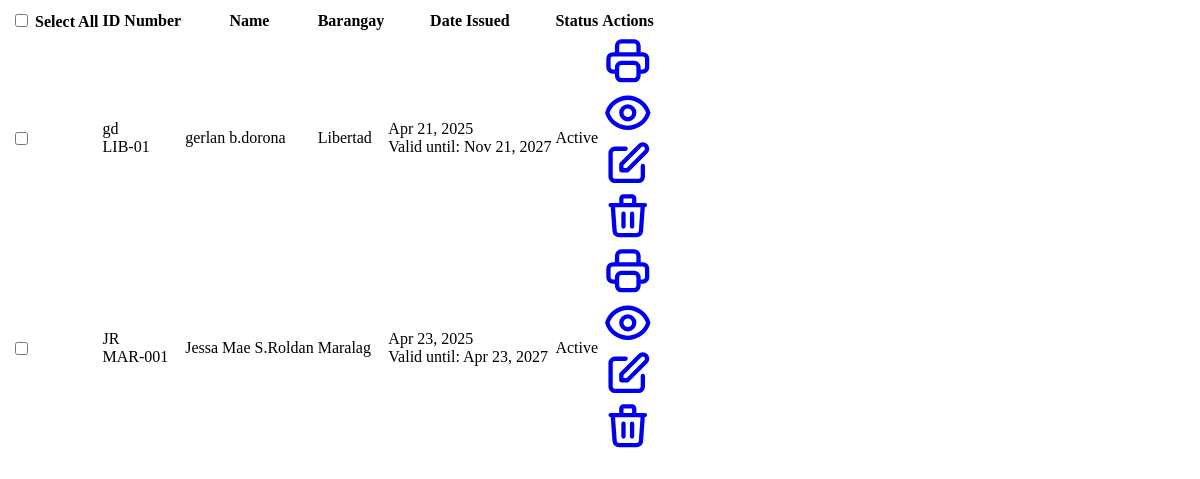
/dashboard/id-cards/search/, run on an earlier commit of the app's database.
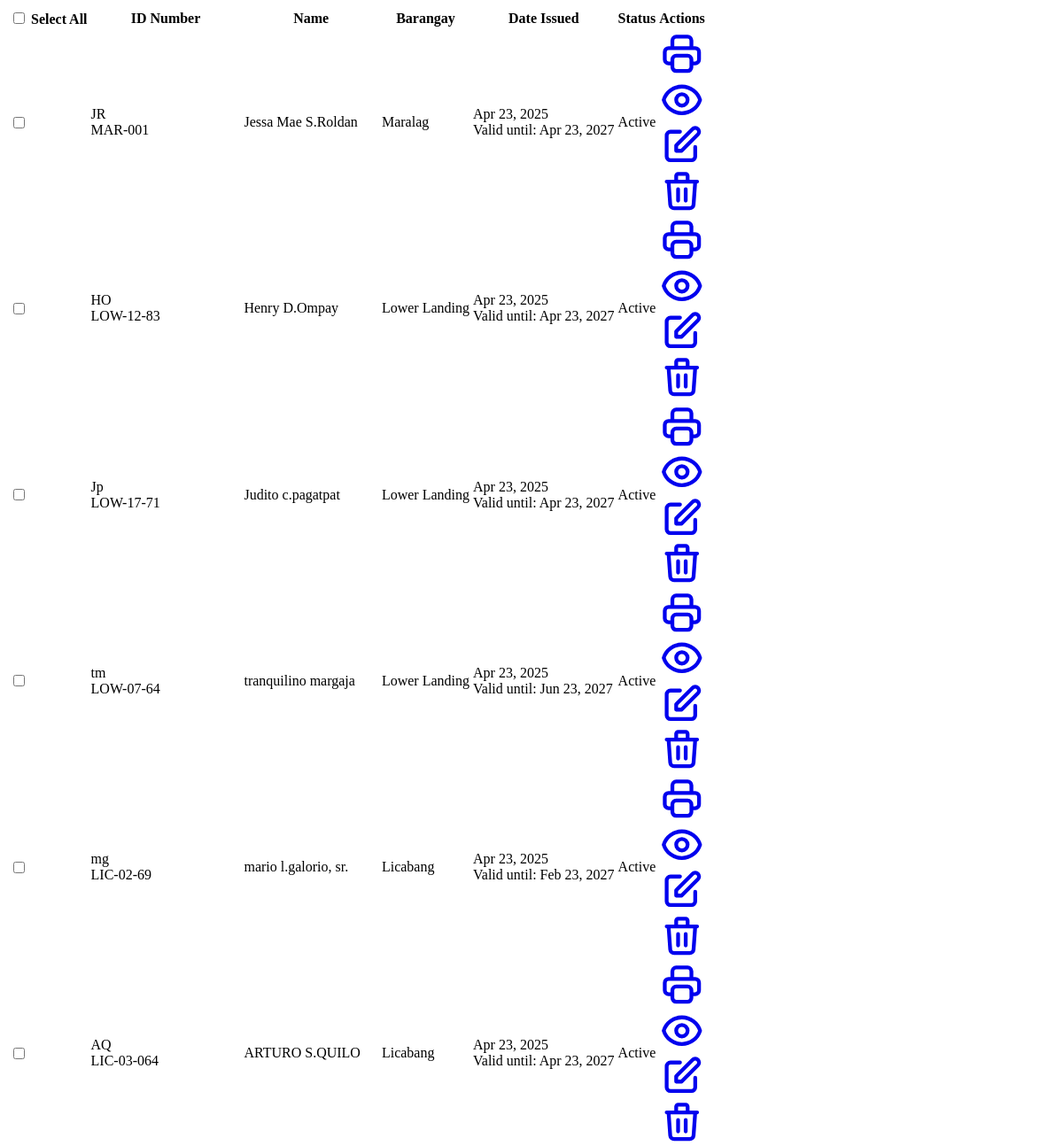
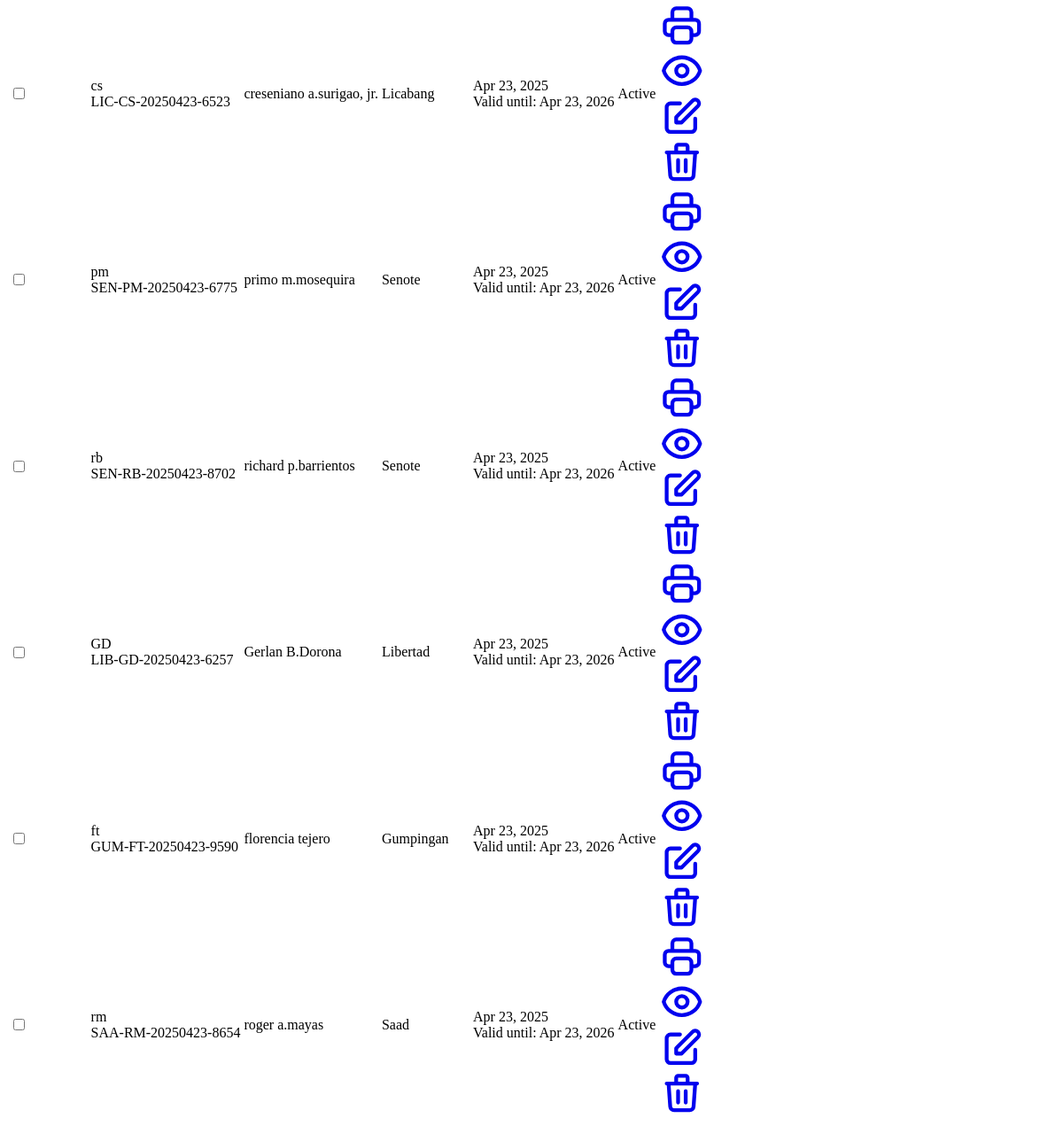
And on a later commit of the database (2 pictures, top to bottom).
### core/models.py (models this page shows, shortened)
class IdentificationCard(models.Model):
    person = models.ForeignKey(Person, on_delete=models.CASCADE, related_name='id_cards')
    id_number = models.CharField(max_length=50, unique=True)
    date_issued = models.DateField()
    valid_until = models.DateField()
    is_active = models.BooleanField(default=True)
    issued_by = models.CharField(max_length=255)
    purpose = models.CharField(max_length=255, blank=True)
    remarks = models.TextField(blank=True)
    class Meta:
        verbose_name_plural = 'Identification Cards'

class Person(models.Model):
    GENDER_CHOICES = [
        ('M', 'Male'),
        ('F', 'Female'),
        ('O', 'Other'),
    ]
    CIVIL_STATUS_CHOICES = [
        ('S', 'Single'),
        ('M', 'Married'),
        ('W', 'Widowed'),
        ('D', 'Divorced'),
        ('SP', 'Separated'),
        ('L', 'Live-in'),
    ]
    id = models.UUIDField(primary_key=True, default=uuid.uuid4, editable=False)
    barangay = models.ForeignKey(Barangay, on_delete=models.CASCADE, related_name='residents')
    user = models.OneToOneField(User, on_delete=models.SET_NULL, null=True, blank=True, related_name='profile')
    last_name = models.CharField(max_length=100)
    first_name = models.CharField(max_length=100)
    middle_name = models.CharField(max_length=100, blank=True)
    suffix = models.CharField(max_length=10, blank=True, help_text='Jr., Sr., III, etc.')
    profile_picture = models.ImageField(upload_to='profile_pictures/', null=True, blank=True, help_text='Profile picture of the person')
    date_of_birth = models.DateField()
    place_of_birth = models.CharField(max_length=255)
    age = models.PositiveIntegerField(null=True, blank=True, editable=False)
    gender = models.CharField(max_length=1, choices=GENDER_CHOICES)
    civil_status = models.CharField(max_length=2, choices=CIVIL_STATUS_CHOICES)
    religion = models.CharField(max_length=100, blank=True)
    phone_regex = RegexValidator(regex=r'^\+?1?\d{9,15}$', message="Phone number must be entered in the format: '+999999999'. Up to 15 digits allowed.")
    contact_number = models.CharField(validators=[phone_regex], max_length=17, blank=True)
    address_line1 = models.CharField(max_length=255, help_text='House/Lot/Unit No., Building Name, Block, Street')
    address_line2 = models.CharField(max_length=255, blank=True, help_text='Subdivision, Village, Zone, Sitio, Purok')
    postal_code = models.CharField(max_length=10)
    is_active = models.BooleanField(default=True)
    class Meta:
        ordering = ['last_name', 'first_name']
        verbose_name_plural = 'People'
        indexes = [
            models.Index(fields=['last_name', 'first_name']),
            models.Index(fields=['date_of_birth']),
            models.Index(fields=['barangay']),
        ]
    def full_name(self):
        if self.middle_name:
            middle_initial = f" {self.middle_name[0]}."
        else:
            middle_initial = " "
        full_name = f"{self.first_name}{middle_initial}{self.last_name}"
        if self.suffix:
            full_name = f"{full_name}, {self.suffix}"
        return full_name

class Barangay(models.Model):
    name = models.CharField(max_length=100)
    municipality = models.CharField(max_length=100)
    province = models.CharField(max_length=100)
    zip_code = models.CharField(max_length=10)
    class Meta:
        verbose_name_plural = 'Barangays'

### core/views.py (the view)
# urls.py: path('dashboard/id-cards/search/', id_card_search, name='id_card_search'),
def id_card_search(request):
    form = IdentificationCardSearchForm(request.POST)
    id_cards = IdentificationCard.objects.all().select_related('person')
    if form.is_valid():
        search_query = form.cleaned_data.get('search')
        status = form.cleaned_data.get('status')
        if search_query:
            id_cards = id_cards.filter(
                Q(id_number__icontains=search_query) |
                Q(person__first_name__icontains=search_query) |
                Q(person__last_name__icontains=search_query)
            )
        if status == 'active':
            id_cards = id_cards.filter(is_active=True)
        elif status == 'expired':
            id_cards = id_cards.filter(is_active=False)
    html = render_to_string(
        'dashboard/includes/id_cards_table.html',
        {'id_cards': id_cards}
    )
    return HttpResponse(html)

### templates/dashboard/includes/id_cards_table.html (shortened to what the changed rows need)
<table class="min-w-full divide-y divide-gray-200">
    <thead class="bg-gray-50">
        <tr>
            <th class="px-4 py-3 text-left text-xs font-medium text-gray-500 uppercase tracking-wider">
                <div class="flex items-center">
                    <input id="select-all" type="checkbox" class="h-4 w-4 text-indigo-600 focus:ring-indigo-500 border-gray-300 rounded">
                    <label for="select-all" class="ml-2 sr-only">Select All</label>
                </div>
            </th>
            <th class="px-6 py-3 text-left text-xs font-medium text-gray-500 uppercase tracking-wider">ID Number</th>
            <th class="px-6 py-3 text-left text-xs font-medium text-gray-500 uppercase tracking-wider">Name</th>
            <th class="px-6 py-3 text-left text-xs font-medium text-gray-500 uppercase tracking-wider">Barangay</th>
            <th class="px-6 py-3 text-left text-xs font-medium text-gray-500 uppercase tracking-wider">Date Issued</th>
            <th class="px-6 py-3 text-left text-xs font-medium text-gray-500 uppercase tracking-wider">Status</th>
            <th class="px-6 py-3 text-right text-xs font-medium text-gray-500 uppercase tracking-wider">Actions</th>
        </tr>
    </thead>
    <tbody class="bg-white divide-y divide-gray-200">
        {% for card in id_cards %}
        <tr class="hover:bg-gray-50 transition-colors duration-150">
            <td class="px-4 py-4 whitespace-nowrap">
                <div class="flex items-center">
                    <input type="checkbox" name="ids" value="{{ card.pk }}" class="card-checkbox h-4 w-4 text-indigo-600 focus:ring-indigo-500 border-gray-300 rounded">
                </div>
            </td>
            <td class="px-6 py-4 whitespace-nowrap">
                <div class="flex items-center">
                    <div class="flex-shrink-0 h-10 w-10 bg-indigo-100 rounded-full flex items-center justify-center">
                        <span class="text-indigo-700 font-medium">{{ card.person.first_name|slice:":1" }}{{ card.person.last_name|slice:":1" }}</span>
                    </div>
                    <div class="ml-4">
                        <div class="text-sm font-medium text-gray-900 font-mono">{{ card.id_number }}</div>
                    </div>
                </div>
            </td>
            <td class="px-6 py-4 whitespace-nowrap">
                <div class="text-sm font-medium text-gray-900">{{ card.person.full_name }}</div>
            </td>
            <td class="px-6 py-4 whitespace-nowrap">
                <div class="text-sm text-gray-500">{{ card.person.barangay.name }}</div>
            </td>
            <td class="px-6 py-4 whitespace-nowrap">
                <div class="text-sm text-gray-500">{{ card.date_issued|date:"M d, Y" }}</div>
                <div class="text-xs text-gray-400">Valid until: {{ card.valid_until|date:"M d, Y" }}</div>
            </td>
            <td class="px-6 py-4 whitespace-nowrap">
                {% if card.is_active %}
                    <span class="px-2 inline-flex text-xs leading-5 font-semibold rounded-full bg-green-100 text-green-800">Active</span>
                {% else %}
                    <span class="px-2 inline-flex text-xs leading-5 font-semibold rounded-full bg-red-100 text-red-800">Expired</span>
                {% endif %}
            </td>
            <td class="px-6 py-4 whitespace-nowrap text-right text-sm font-medium">
                <div class="flex justify-end space-x-2">
                    <a href="{% url 'id_card_direct_print' card.pk %}" class="text-blue-600 hover:text-blue-900" title="Print ID Card">
                    </a>
                    <a href="{% url 'id_card_detail' card.pk %}" class="text-indigo-600 hover:text-indigo-900" title="View Details">
                    </a>
                    <a href="{% url 'id_card_update' card.pk %}" class="text-yellow-600 hover:text-yellow-900" title="Edit">
                        <svg xmlns="http://www.w3.org/2000/svg" class="h-5 w-5" fill="none" viewBox="0 0 24 24" stroke="currentColor">
                            <path stroke-linecap="round" stroke-linejoin="round" stroke-width="2" d="M11 5H6a2 2 0 00-2 2v11a2 2 0 002 2h11a2 2 0 002-2v-5m-1.414-9.414a2 2 0 112.828 2.828L11.828 15H9v-2.828l8.586-8.586z" />
                        </svg>
                    </a>
                    <a href="{% url 'id_card_delete' card.pk %}" class="text-red-600 hover:text-red-900" title="Delete">
                        <svg xmlns="http://www.w3.org/2000/svg" class="h-5 w-5" fill="none" viewBox="0 0 24 24" stroke="currentColor">
                            <path stroke-linecap="round" stroke-linejoin="round" stroke-width="2" d="M19 7l-.867 12.142A2 2 0 0116.138 21H7.862a2 2 0 01-1.995-1.858L5 7m5 4v6m4-6v6m1-10V4a1 1 0 00-1-1h-4a1 1 0 00-1 1v3M4 7h16" />
                        </svg>
                    </a>
                </div>
            </td>
        </tr>
        {% endfor %}
    </tbody>
</table>

What changed in the data, as far as the page shows it:
removed IdentificationCard: person.first_name "g", person.last_name "d", id_number "LIB-01", person.full_name "gerlan b.dorona", person.barangay.name "Libertad", date_issued "Apr 21, 2025", valid_until "Nov 21, 2027", is_active "Active"
added IdentificationCard: person.first_name "H", person.last_name "O", id_number "LOW-12-83", person.full_name "Henry D.Ompay", person.barangay.name "Lower Landing", date_issued "Apr 23, 2025", valid_until "Apr 23, 2027", is_active "Active"
added IdentificationCard: person.first_name "J", person.last_name "p", id_number "LOW-17-71", person.full_name "Judito c.pagatpat", person.barangay.name "Lower Landing", date_issued "Apr 23, 2025", valid_until "Apr 23, 2027", is_active "Active"
added IdentificationCard: person.first_name "t", person.last_name "m", id_number "LOW-07-64", person.full_name "tranquilino margaja", person.barangay.name "Lower Landing", date_issued "Apr 23, 2025", valid_until "Jun 23, 2027", is_active "Active"
added IdentificationCard: person.first_name "m", person.last_name "g", id_number "LIC-02-69", person.full_name "mario l.galorio, sr.", person.barangay.name "Licabang", date_issued "Apr 23, 2025", valid_until "Feb 23, 2027", is_active "Active"
added IdentificationCard: person.first_name "A", person.last_name "Q", id_number "LIC-03-064", person.full_name "ARTURO S.QUILO", person.barangay.name "Licabang", date_issued "Apr 23, 2025", valid_until "Apr 23, 2027", is_active "Active"
added IdentificationCard: person.first_name "c", person.last_name "s", id_number "LIC-CS-20250423-6523", person.full_name "creseniano a.surigao, jr.", person.barangay.name "Licabang", date_issued "Apr 23, 2025", valid_until "Apr 23, 2026", is_active "Active"
added IdentificationCard: person.first_name "p", person.last_name "m", id_number "SEN-PM-20250423-6775", person.full_name "primo m.mosequira", person.barangay.name "Senote", date_issued "Apr 23, 2025", valid_until "Apr 23, 2026", is_active "Active"
added IdentificationCard: person.first_name "r", person.last_name "b", id_number "SEN-RB-20250423-8702", person.full_name "richard p.barrientos", person.barangay.name "Senote", date_issued "Apr 23, 2025", valid_until "Apr 23, 2026", is_active "Active"
added IdentificationCard: person.first_name "G", person.last_name "D", id_number "LIB-GD-20250423-6257", person.full_name "Gerlan B.Dorona", person.barangay.name "Libertad", date_issued "Apr 23, 2025", valid_until "Apr 23, 2026", is_active "Active"
added IdentificationCard: person.first_name "f", person.last_name "t", id_number "GUM-FT-20250423-9590", person.full_name "florencia tejero", person.barangay.name "Gumpingan", date_issued "Apr 23, 2025", valid_until "Apr 23, 2026", is_active "Active"
added IdentificationCard: person.first_name "r", person.last_name "m", id_number "SAA-RM-20250423-8654", person.full_name "roger a.mayas", person.barangay.name "Saad", date_issued "Apr 23, 2025", valid_until "Apr 23, 2026", is_active "Active"
